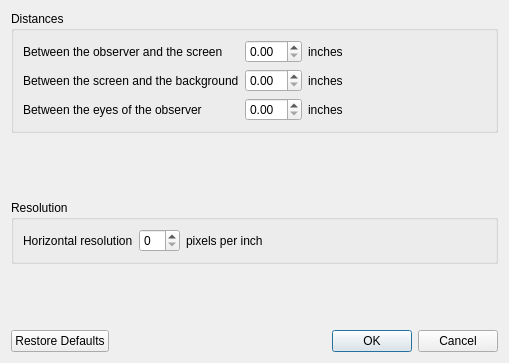
<?xml version="1.0" encoding="UTF-8"?>
<ui version="4.0">
 <class>OptionsDialog</class>
 <widget class="QDialog" name="OptionsDialog">
  <property name="windowModality">
   <enum>Qt::WindowModal</enum>
  </property>
  <property name="geometry">
   <rect>
    <x>0</x>
    <y>0</y>
    <width>509</width>
    <height>363</height>
   </rect>
  </property>
  <property name="windowTitle">
   <string>Stereogram options - Onrakan</string>
  </property>
  <layout class="QVBoxLayout" name="verticalLayout_3">
   <item>
    <widget class="QGroupBox" name="distancesGroupBox">
     <property name="title">
      <string>Distances</string>
     </property>
     <layout class="QVBoxLayout" name="verticalLayout_2">
      <item>
       <layout class="QGridLayout" name="gridLayout">
        <item row="0" column="0">
         <widget class="QLabel" name="label">
          <property name="toolTip">
           <string>When  the observer is viewing the stereogram on the screen</string>
          </property>
          <property name="text">
           <string>Between the observer and the screen</string>
          </property>
         </widget>
        </item>
        <item row="0" column="1">
         <widget class="QDoubleSpinBox" name="observerToScreen">
          <property name="sizePolicy">
           <sizepolicy hsizetype="Maximum" vsizetype="Fixed">
            <horstretch>0</horstretch>
            <verstretch>0</verstretch>
           </sizepolicy>
          </property>
         </widget>
        </item>
        <item row="1" column="0">
         <widget class="QLabel" name="label_2">
          <property name="toolTip">
           <string>Where the stereogram is on the screen, and it presents a 3D view 
with the backward-most point in the background plane</string>
          </property>
          <property name="text">
           <string>Between the screen and the background</string>
          </property>
         </widget>
        </item>
        <item row="1" column="1">
         <widget class="QDoubleSpinBox" name="screenToBackground">
          <property name="sizePolicy">
           <sizepolicy hsizetype="Maximum" vsizetype="Fixed">
            <horstretch>0</horstretch>
            <verstretch>0</verstretch>
           </sizepolicy>
          </property>
         </widget>
        </item>
        <item row="2" column="0">
         <widget class="QLabel" name="label_3">
          <property name="toolTip">
           <string>Distance between the  right and left eyes of the observer</string>
          </property>
          <property name="text">
           <string>Between the eyes of the observer</string>
          </property>
         </widget>
        </item>
        <item row="2" column="1">
         <widget class="QDoubleSpinBox" name="betweenEyes">
          <property name="sizePolicy">
           <sizepolicy hsizetype="Maximum" vsizetype="Fixed">
            <horstretch>0</horstretch>
            <verstretch>0</verstretch>
           </sizepolicy>
          </property>
         </widget>
        </item>
        <item row="0" column="2">
         <widget class="QLabel" name="label_4">
          <property name="sizePolicy">
           <sizepolicy hsizetype="Maximum" vsizetype="Preferred">
            <horstretch>0</horstretch>
            <verstretch>0</verstretch>
           </sizepolicy>
          </property>
          <property name="text">
           <string>inches</string>
          </property>
         </widget>
        </item>
        <item row="1" column="2">
         <widget class="QLabel" name="label_5">
          <property name="sizePolicy">
           <sizepolicy hsizetype="Maximum" vsizetype="Preferred">
            <horstretch>0</horstretch>
            <verstretch>0</verstretch>
           </sizepolicy>
          </property>
          <property name="text">
           <string>inches</string>
          </property>
         </widget>
        </item>
        <item row="2" column="2">
         <widget class="QLabel" name="label_6">
          <property name="sizePolicy">
           <sizepolicy hsizetype="Maximum" vsizetype="Preferred">
            <horstretch>0</horstretch>
            <verstretch>0</verstretch>
           </sizepolicy>
          </property>
          <property name="text">
           <string>inches</string>
          </property>
         </widget>
        </item>
        <item row="1" column="3">
         <spacer name="horizontalSpacer">
          <property name="orientation">
           <enum>Qt::Horizontal</enum>
          </property>
          <property name="sizeHint" stdset="0">
           <size>
            <width>40</width>
            <height>20</height>
           </size>
          </property>
         </spacer>
        </item>
       </layout>
      </item>
     </layout>
    </widget>
   </item>
   <item>
    <spacer name="verticalSpacer">
     <property name="orientation">
      <enum>Qt::Vertical</enum>
     </property>
     <property name="sizeHint" stdset="0">
      <size>
       <width>20</width>
       <height>40</height>
      </size>
     </property>
    </spacer>
   </item>
   <item>
    <widget class="QGroupBox" name="groupBox_2">
     <property name="title">
      <string>Resolution</string>
     </property>
     <layout class="QVBoxLayout" name="verticalLayout">
      <item>
       <layout class="QGridLayout" name="gridLayout_2">
        <item row="0" column="0">
         <widget class="QLabel" name="label_7">
          <property name="text">
           <string>Horizontal resolution</string>
          </property>
         </widget>
        </item>
        <item row="0" column="1">
         <widget class="QSpinBox" name="horizontalResolution">
          <property name="sizePolicy">
           <sizepolicy hsizetype="Maximum" vsizetype="Fixed">
            <horstretch>0</horstretch>
            <verstretch>0</verstretch>
           </sizepolicy>
          </property>
         </widget>
        </item>
        <item row="0" column="2">
         <widget class="QLabel" name="label_8">
          <property name="sizePolicy">
           <sizepolicy hsizetype="Maximum" vsizetype="Preferred">
            <horstretch>0</horstretch>
            <verstretch>0</verstretch>
           </sizepolicy>
          </property>
          <property name="toolTip">
           <string>Pixels Per Inch</string>
          </property>
          <property name="text">
           <string>pixels per inch</string>
          </property>
         </widget>
        </item>
        <item row="0" column="3">
         <spacer name="horizontalSpacer_2">
          <property name="orientation">
           <enum>Qt::Horizontal</enum>
          </property>
          <property name="sizeHint" stdset="0">
           <size>
            <width>40</width>
            <height>20</height>
           </size>
          </property>
         </spacer>
        </item>
       </layout>
      </item>
     </layout>
    </widget>
   </item>
   <item>
    <spacer name="verticalSpacer_2">
     <property name="orientation">
      <enum>Qt::Vertical</enum>
     </property>
     <property name="sizeHint" stdset="0">
      <size>
       <width>20</width>
       <height>40</height>
      </size>
     </property>
    </spacer>
   </item>
   <item>
    <widget class="QDialogButtonBox" name="buttonBox">
     <property name="orientation">
      <enum>Qt::Horizontal</enum>
     </property>
     <property name="standardButtons">
      <set>QDialogButtonBox::Cancel|QDialogButtonBox::Ok|QDialogButtonBox::RestoreDefaults</set>
     </property>
    </widget>
   </item>
  </layout>
 </widget>
 <resources/>
 <connections>
  <connection>
   <sender>buttonBox</sender>
   <signal>accepted()</signal>
   <receiver>OptionsDialog</receiver>
   <slot>accept()</slot>
   <hints>
    <hint type="sourcelabel">
     <x>222</x>
     <y>348</y>
    </hint>
    <hint type="destinationlabel">
     <x>157</x>
     <y>274</y>
    </hint>
   </hints>
  </connection>
  <connection>
   <sender>buttonBox</sender>
   <signal>rejected()</signal>
   <receiver>OptionsDialog</receiver>
   <slot>reject()</slot>
   <hints>
    <hint type="sourcelabel">
     <x>290</x>
     <y>354</y>
    </hint>
    <hint type="destinationlabel">
     <x>286</x>
     <y>274</y>
    </hint>
   </hints>
  </connection>
 </connections>
</ui>
